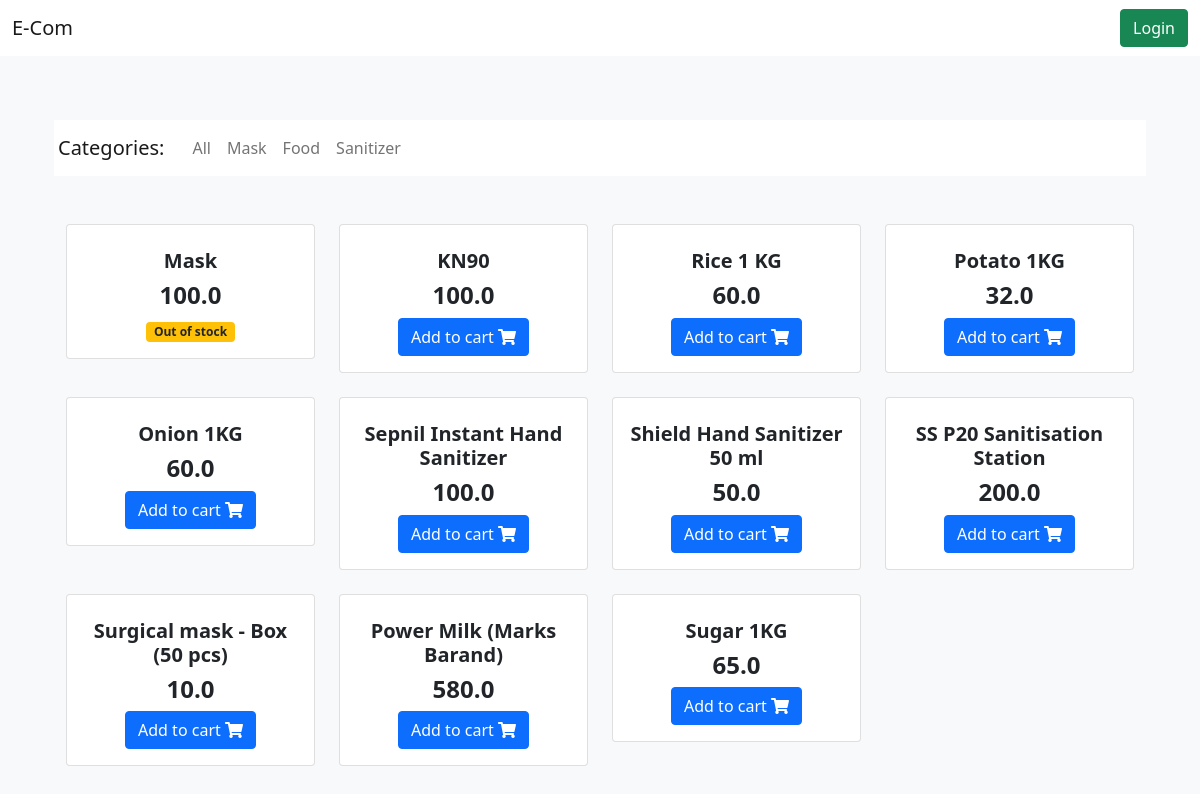
The page / on the database its author committed.
### store/models.py (models this page shows, shortened)
class Category(models.Model):
    name = models.CharField(max_length=20)

class Item(models.Model):
    title = models.CharField(max_length=100)
    price = models.FloatField()
    current_stock = models.IntegerField()
    category = models.ForeignKey(Category, on_delete=models.CASCADE)
    slug = models.SlugField()
    def get_add_to_cart_url(self):
        return reverse("core:add-to-cart", kwargs={
            'slug': self.slug
        })

### store/views.py (the view)
# urls.py: path('', HomeView.as_view(), name='home'),
class HomeView(ListView):
    model = Item
    template_name = "home.html"
    def get_context_data(self, **kwargs):
        context = super().get_context_data(**kwargs)
        category = self.request.GET.get("category")
        context['categories'] = Category.objects.all()
        if category:
            context['items'] = Item.objects.filter(category__name=category)
        else:
            context['items'] = Item.objects.all()
        return context

### templates/home.html (shortened to what this page needs)
{% extends "base.html" %}
{% block content %}
    <main>
        <div class="container">
            <nav class="navbar navbar-expand-lg navbar-light bg-white mt-5 mb-5">
                <span class="navbar-brand p-1">Categories:</span>
                <div class="collapse navbar-collapse" id="basicExampleNav">
                    <ul class="navbar-nav mr-auto">
                        <li class="nav-item">
                            <a class="nav-link" href="/">All</a>
                        </li>
                        {% for category in categories %}
                            <li class="nav-item">
                                <a class="nav-link" href="/?category={{ category.name }}">{{ category.name }}</a>
                            </li>
                        {% endfor %}
                    </ul>
                </div>
            </nav>
            <div class="text-center mb-4 container">
                <div class="row">
                    {% for item in items %}
                        <div class="col-lg-3 col-md-6 mb-4">
                            <div class="card">
                                <div class="card-body text-center">
                                    <h5>
                                        <strong>
                                            {{ item.title }}
                                        </strong>
                                    </h5>
                                    <h4 class="font-weight-bold blue-text">
                                        <strong> {{ item.price }} </strong>
                                    </h4>
                                    {% if item.current_stock > 1 %}
                                        <a href="{{ item.get_add_to_cart_url }}" class="btn btn-primary btn-md my-0 p">
                                            Add to cart
                                            <i class="fas fa-shopping-cart ml-1"></i>
                                        </a>
                                    {% else %}
                                        <span class="badge bg-warning text-dark">Out of stock</span>
                                    {% endif %}
                                </div>
                            </div>
                        </div>
                    {% endfor %}
                </div>
            </div>
        </div>
    </main>
{% endblock content %}

### templates/base.html (style rules this page uses)
html, body, header, .carousel { height: 60vh; }

### rows shown on the page
Category: name "Mask"
Category: name "Food"
Category: name "Sanitizer"
Item: title "Mask", price "100.0", current_stock "Out of stock"
Item: title "KN90", price "100.0"
Item: title "Rice 1 KG", price "60.0"
Item: title "Potato 1KG", price "32.0"
Item: title "Onion 1KG", price "60.0"
Item: title "Sepnil Instant Hand Sanitizer", price "100.0"
Item: title "Shield Hand Sanitizer 50 ml", price "50.0"
Item: title "SS P20 Sanitisation Station", price "200.0"
Item: title "Surgical mask - Box (50 pcs)", price "10.0"
Item: title "Power Milk (Marks Barand)", price "580.0"
Item: title "Sugar 1KG", price "65.0"
